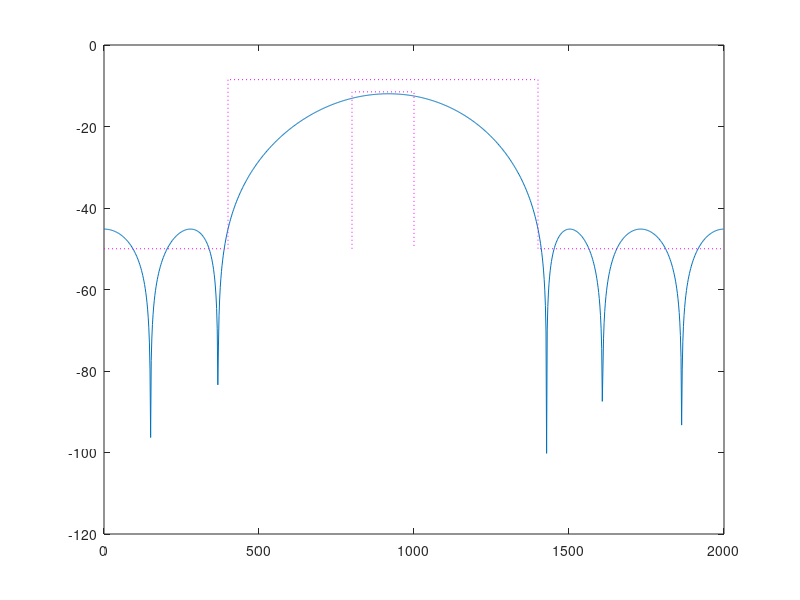

Reproduce this figure in MATLAB.
close all; clear all; clc;
% Projetar o filtro passa faixa : Parks-McClellan

fa = 4000;

Ap = 3;          
Ar = 40;
Go=-10;
       
fp = [800 1000];
fr = [400 1400];

f = [fr(1) fp(1) fp(2) fr(2)];    
a = [0 1 0];        
%Apa = Ap-2; Ara = Ar+1; %n=14
Apa = Ap; Ara = Ar; % n=10
dev = [10^(-Ara/20) (10^(Apa/20)-1)/(10^(Apa/20)+1)  10^(-Ara/20)]; 
[n,fo,ao,w] = firpmord(f,a,dev,fa);
b = firpm(n,fo,ao,w);
b=b*10^(Go/20)
[h,w] = freqz(b,1,1024,fa);
plot(w, 20*log10(abs(h))); hold on;
plot([fp(1) fp(1) fp(2) fp(2)], [-Ar -Ap/2 -Ap/2 -Ar]+Go,':m')
plot([0 fr(1) fr(1) fr(2) fr(2) fa/2], [-Ar -Ar Ap/2 Ap/2 -Ar -Ar]+Go,':m');
